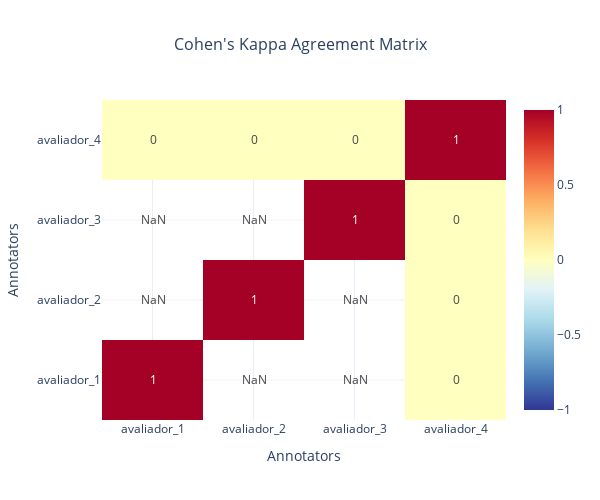

This figure's notebook cell:
### Code cell
# =============================================================================
# VISUALIZATION 2: Cohen's Kappa Heatmap
# =============================================================================

print("2. Cohen's Kappa Matrix")
fig2 = go.Figure(data=go.Heatmap(z=kappa_matrix.values, x=kappa_matrix.columns, y=kappa_matrix.index, colorscale="RdYlBu_r", zmin=-1, zmax=1, text=kappa_matrix.round(3).values, texttemplate="%{text}", textfont={"size": 12}, showscale=True))

fig2.update_layout(title={"text": "Cohen's Kappa Agreement Matrix", "x": 0.5, "font": {"size": 16}}, xaxis_title="Annotators", yaxis_title="Annotators", height=500, width=600)

fig2.show()

# Save the figure
fig2.write_html(images_path / "03_iaa_cohens_kappa_heatmap.html")
fig2.write_image(images_path / "03_iaa_cohens_kappa_heatmap.png", width=600, height=500, scale=3)
print(f"Saved: 03_iaa_cohens_kappa_heatmap.html and .png")

### Figure 1 — Plotly figure (JSON) as saved in the notebook; plotly's stock layout.template omitted (floating-point values rounded to 4 significant figures)
{"data": [{"colorscale": [[0, "rgb(49,54,149)"], [0.1, "rgb(69,117,180)"], [0.2, "rgb(116,173,209)"], [0.3, "rgb(171,217,233)"], [0.4, "rgb(224,243,248)"], [0.5, "rgb(255,255,191)"], [0.6, "rgb(254,224,144)"], [0.7, "rgb(253,174,97)"], [0.8, "rgb(244,109,67)"], [0.9, "rgb(215,48,39)"], [1, "rgb(165,0,38)"]], "showscale": true, "text": [[1.0, NaN, NaN, 0.0], [NaN, 1.0, NaN, 0.0], [NaN, NaN, 1.0, 0.0], [0.0, 0.0, 0.0, 1.0]], "textfont": {"size": 12}, "texttemplate": "%{text}", "type": "heatmap", "x": ["avaliador_1", "avaliador_2", "avaliador_3", "avaliador_4"], "y": ["avaliador_1", "avaliador_2", "avaliador_3", "avaliador_4"], "z": [[1.0, NaN, NaN, 0.0], [NaN, 1.0, NaN, 0.0], [NaN, NaN, 1.0, 0.0], [0.0, 0.0, 0.0, 1.0]], "zmax": 1, "zmin": -1}], "layout": {"height": 500, "title": {"font": {"size": 16}, "text": "Cohen's Kappa Agreement Matrix", "x": 0.5}, "width": 600, "xaxis": {"title": {"text": "Annotators"}}, "yaxis": {"title": {"text": "Annotators"}}}}
